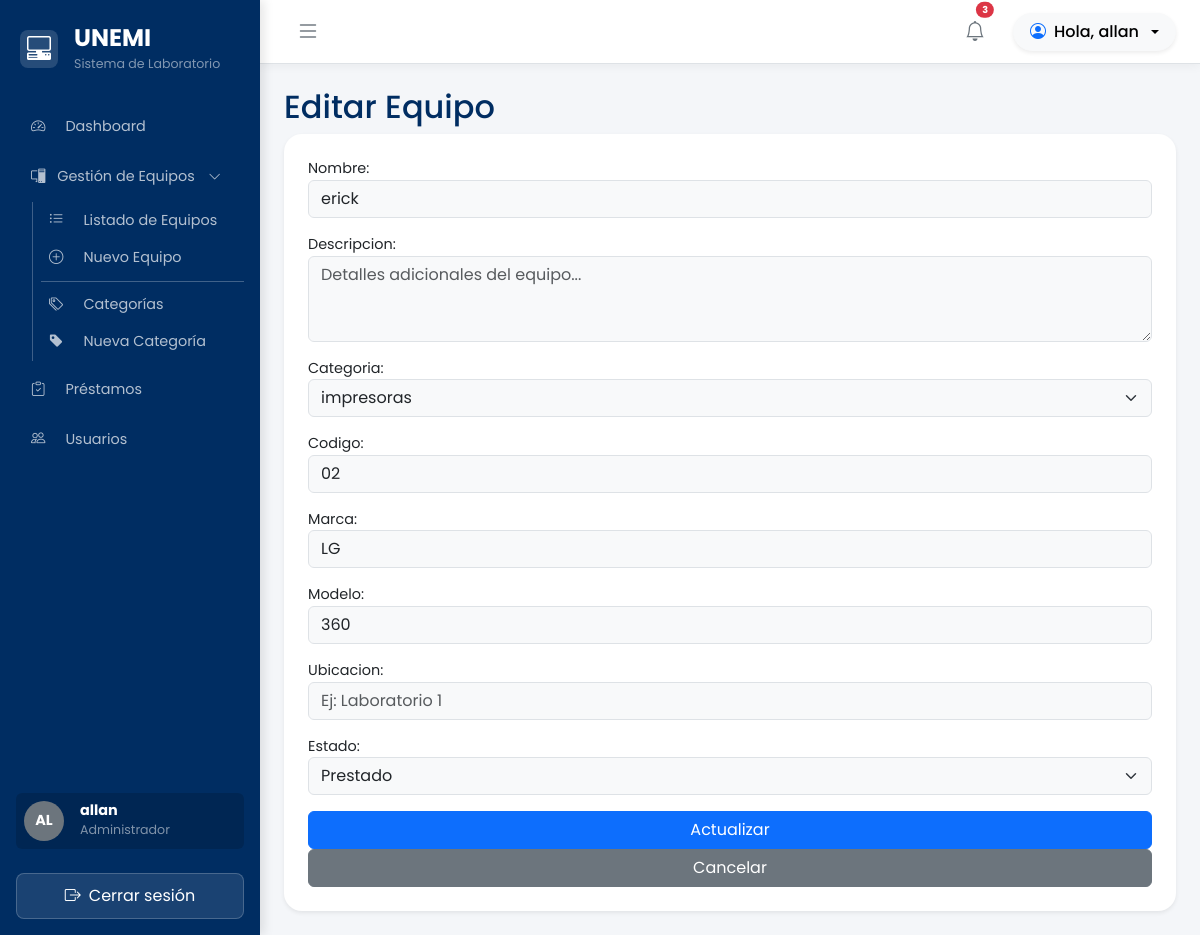
/equipos/3/editar/ (signed in), run on the app's committed database.
### inventario/models.py (models this page shows, shortened)
class Equipo(models.Model):
    ESTADOS = [
        ('Disponible', 'Disponible'),
        ('Prestado', 'Prestado'),
        ('Mantenimiento', 'Mantenimiento'),
    ]
    nombre = models.CharField(max_length=150)
    descripcion = models.TextField(blank=True)
    categoria = models.ForeignKey(
        Categoria,
        on_delete=models.CASCADE,
        related_name="equipos"
    )
    codigo = models.CharField(max_length=50, unique=True)
    marca = models.CharField(max_length=100)
    modelo = models.CharField(max_length=100)
    ubicacion = models.CharField(max_length=100, blank=True, default="")
    estado = models.CharField(
        max_length=20,
        choices=ESTADOS,
        default='Disponible'
    )
    fecha_registro = models.DateTimeField(auto_now_add=True)

class Categoria(models.Model):
    nombre = models.CharField(max_length=100, unique=True)
    descripcion = models.TextField(blank=True)
    def __str__(self):
        return self.nombre

### inventario/views.py (the view)
# urls.py: path("equipos/<int:pk>/editar/", views.editar_equipo, name="editar_equipo"),
@login_required
def editar_equipo(request, pk):
    equipo = get_object_or_404(Equipo, pk=pk)
    if request.method == "POST":
        form = EquipoForm(
            request.POST,
            instance=equipo
        )
        if form.is_valid():
            form.save()
            return redirect("lista_equipos")
    else:
        form = EquipoForm(instance=equipo)
    return render(
        request,
        "inventario/editar_equipo.html",
        {"form": form},
    )

### inventario/forms.py
class EquipoForm(forms.ModelForm):
    class Meta:
        model = Equipo
        fields = '__all__'
        widgets = {
            'nombre': forms.TextInput(attrs={'class': 'form-control bg-light', 'placeholder': 'Ej: PC de Escritorio'}),
            'categoria': forms.Select(attrs={'class': 'form-select bg-light'}),
            'codigo': forms.TextInput(attrs={'class': 'form-control bg-light', 'placeholder': 'Ej: LAB-001'}),
            'marca': forms.TextInput(attrs={'class': 'form-control bg-light', 'placeholder': 'Ej: Dell'}),
            'modelo': forms.TextInput(attrs={'class': 'form-control bg-light', 'placeholder': 'Ej: Optiplex 3080'}),
            'ubicacion': forms.TextInput(attrs={'class': 'form-control bg-light', 'placeholder': 'Ej: Laboratorio 1'}),
            'estado': forms.Select(attrs={'class': 'form-select bg-light'}),
            'descripcion': forms.Textarea(attrs={'class': 'form-control bg-light', 'rows': 3, 'placeholder': 'Detalles adicionales del equipo...'}),
        }

### templates/inventario/editar_equipo.html (shortened to what this page needs)
{% extends 'base.html' %}
{% block content %}
<h2>Editar Equipo</h2>
<form method="post" class="card p-4 shadow-sm">
    {{ form.as_p }}
    <button type="submit" class="btn btn-primary">
        Actualizar
    </button>
    <a href="{% url 'lista_equipos' %}" class="btn btn-secondary">
        Cancelar
    </a>
</form>
{% endblock %}

### templates/base.html (shortened to what this page needs)
{% load static %}
<!DOCTYPE html>
<html lang="es">
<head>
    <link href="https://cdn.jsdelivr.net/npm/bootstrap@5.3.3/dist/css/bootstrap.min.css" rel="stylesheet">
    <link rel="stylesheet" href="https://cdn.jsdelivr.net/npm/bootstrap-icons@1.11.3/font/bootstrap-icons.min.css">
    <link rel="stylesheet" href="{% static 'css/estilos.css' %}">
</head>
<body>
    <div class="d-flex vh-100 overflow-hidden">
        <aside class="sidebar d-flex flex-column justify-content-between p-3">
            <div>
                <div class="logo d-flex align-items-center gap-3 py-2 px-1 mb-4">
                    <div class="logo-icon-bg">
                        <i class="bi bi-pc-display-horizontal fs-4 text-white"></i>
                    </div>
                    <div>
                        <h4 class="text-white fw-bold m-0">UNEMI</h4>
                        <small class="text-white-50">
                            Sistema de Laboratorio
                        </small>
                    </div>
                </div>
                <ul class="nav flex-column gap-2">
                    <li class="nav-item">
                        <a href="{% url 'dashboard' %}"
                            class="nav-link {% if request.resolver_match.url_name == 'dashboard' %}active{% endif %}">
                            <i class="bi bi-speedometer2"></i>
                            Dashboard
                        </a>
                    </li>
                    {% for grupo in request.user.groups.all %}
                        {% if grupo.name == "Administrador" %}
                            <li class="nav-item">
                                <a class="nav-link d-flex align-items-center justify-content-between"
                                   data-bs-toggle="collapse"
                                   href="#submenuEquipos"
                                   role="button"
                                   aria-expanded="false"
                                   aria-controls="submenuEquipos">
                                    <div>
                                        <i class="bi bi-pc-display"></i> Gestión de Equipos
                                    </div>
                                    <i class="bi bi-chevron-down" style="font-size: 0.8rem;"></i>
                                </a>
                                <div class="collapse {% if request.resolver_match.url_name in 'lista_equipos,crear_equipo,editar_equipo,lista_categorias,crear_categoria' %}show{% endif %} mt-1" id="submenuEquipos">
                                    <ul class="nav flex-column ms-3 border-start border-light border-opacity-25 ps-2">
                                        <li class="nav-item">
                                            <a class="nav-link py-2 px-2 {% if request.resolver_match.url_name == 'lista_equipos' %}active{% endif %}" href="{% url 'lista_equipos' %}" style="font-size: 0.9rem;">
                                                <i class="bi bi-list-ul"></i> Listado de Equipos
                                            </a>
                                        </li>
                                        <li class="nav-item">
                                            <a class="nav-link py-2 px-2 {% if request.resolver_match.url_name == 'crear_equipo' %}active{% endif %}" href="{% url 'crear_equipo' %}" style="font-size: 0.9rem;">
                                                <i class="bi bi-plus-circle"></i> Nuevo Equipo
                                            </a>
                                        </li>
                                        <hr class="text-white my-1 opacity-25">
                                        <li class="nav-item">
                                            <a class="nav-link py-2 px-2 {% if request.resolver_match.url_name == 'lista_categorias' %}active{% endif %}" href="{% url 'lista_categorias' %}" style="font-size: 0.9rem;">
                                                <i class="bi bi-tags"></i> Categorías
                                            </a>
                                        </li>
                                        <li class="nav-item">
                                            <a class="nav-link py-2 px-2 {% if request.resolver_match.url_name == 'crear_categoria' %}active{% endif %}" href="{% url 'crear_categoria' %}" style="font-size: 0.9rem;">
                                                <i class="bi bi-tag-fill"></i> Nueva Categoría
                                            </a>
                                        </li>
                                    </ul>
                                </div>
                            </li>
                            <li class="nav-item">
                                <a href="{% url 'lista_prestamos' %}"
                                    class="nav-link {% if request.resolver_match.url_name == 'lista_prestamos' %}active{% endif %}">
                                    <i class="bi bi-clipboard-check"></i>
                                    Préstamos
                                </a>
                            </li>
                            <li class="nav-item">
                                <a href="{% url 'lista_usuarios' %}"
                                    class="nav-link {% if request.resolver_match.url_name == 'lista_usuarios' %}active{% endif %}">
                                    <i class="bi bi-people"></i>
                                    Usuarios
                                </a>
                            </li>
                        {% endif %}
                    {% empty %}
                        <li class="nav-item px-3 py-2 text-warning small" style="background-color: rgba(255,255,255,0.1); border-radius: 8px;">
                            <i class="bi bi-exclamation-triangle"></i> Cuenta sin rol asignado
                        </li>
                    {% endfor %}
                </ul>
            </div>
            <div>
                <div class="d-flex align-items-center gap-3 mb-4 p-2 rounded" style="background-color: rgba(0,0,0,0.15);">
                    <div class="user-avatar-text bg-secondary text-white rounded-circle d-flex justify-content-center align-items-center" style="width: 40px; height: 40px; font-weight: bold;">
                        {% if request.user.username %}
                            {{ request.user.username|slice:":2"|upper }}
                        {% else %}
                            AD
                        {% endif %}
                    </div>
                    <div>
                        <strong class="text-white d-block" style="line-height: 1.2;">
                            {{ request.user.username }}
                        </strong>
                        <small class="text-white-50">
                            {{ request.user.groups.first.name|default:"Sin Rol" }}
                        </small>
                    </div>
                </div>
                <form method="post" action="{% url 'logout' %}">
                    <button type="submit" class="btn btn-logout-unemi w-100 d-flex justify-content-center align-items-center gap-2">
                        <i class="bi bi-box-arrow-right"></i>
                        Cerrar sesión
                    </button>
                </form>
            </div>
        </aside>
        <main class="content-wrapper flex-grow-1">
            <header class="topbar border-bottom px-4 py-3 d-flex justify-content-between align-items-center">
                <button class="btn border-0 text-secondary hover-bg-light">
                    <i class="bi bi-list fs-4"></i>
                </button>
                <div class="d-flex align-items-center gap-3">
                    <button class="btn border-0 position-relative text-secondary">
                        <i class="bi bi-bell fs-5"></i>
                        <span class="position-absolute top-2 start-75 translate-middle badge rounded-pill bg-danger" style="font-size: 0.6rem;">
                            3
                        </span>
                    </button>
                    <div class="dropdown">
                        <button class="btn btn-light dropdown-toggle d-flex align-items-center gap-2 shadow-sm rounded-pill px-3" data-bs-toggle="dropdown">
                            <i class="bi bi-person-circle text-primary"></i>
                            <span class="fw-medium">Hola, {{ request.user.username }}</span>
                        </button>
                    </div>
                </div>
            </header>
            <div class="container-fluid p-4">
                {% block content %}
                {% endblock %}
            </div>
        </main>
    </div>
</body>
</html>

### static/css/estilos.css (style rules this page uses)
body { font-family: 'Poppins', sans-serif; font-size: 0.9rem; background-color: #f8fafc; color: #1f2937; margin: 0; min-height: 100vh; }
.sidebar { width: 260px; background-color: #043927; min-height: 100vh; z-index: 100; }
.logo-icon-bg { width: 38px; height: 38px; background: rgba(255, 255, 255, .15); border-radius: 50%; display: flex; justify-content: center; align-items: center; }
.sidebar .nav-link { color: #cbd5e1; padding: .75rem 1rem; border-radius: 10px; display: flex; align-items: center; gap: 12px; transition: .2s; }
.user-avatar-text { width: 36px; height: 36px; border-radius: 50%; display: flex; justify-content: center; align-items: center; font-weight: 600; }
.btn-logout-unemi { border: none; background: transparent; color: #fca5a5; }
.content-wrapper { display: flex; flex-direction: column; flex: 1; min-height: 100vh; overflow-x: hidden; }
.topbar { height: 64px; flex-shrink: 0; }
main .container-fluid { flex: 1; padding: 1.5rem !important; }
.card { border: none; border-radius: 18px; box-shadow: 0 .125rem .5rem rgba(0, 0, 0, .08); }

### templates/base.html (style rules this page uses)
:root { --unemi-blue: #002D62; --unemi-gold: #F2A900; --bg-light: #F4F6F9; }
body { background-color: var(--bg-light); font-family: 'Poppins', sans-serif; }
.sidebar { background-color: var(--unemi-blue) !important; min-width: 260px; box-shadow: 4px 0 10px rgba(0, 0, 0, 0.1); }
.logo-icon-bg { background-color: rgba(255, 255, 255, 0.15); padding: 8px 12px; border-radius: 8px; }
.sidebar .nav-link { color: rgba(255, 255, 255, 0.7) !important; border-radius: 8px; padding: 10px 15px; transition: all 0.3s ease; }
.sidebar .nav-link i { margin-right: 8px; }
.btn-logout-unemi { background-color: rgba(255, 255, 255, 0.1); color: #ffffff; border: 1px solid rgba(255, 255, 255, 0.2); transition: all 0.3s ease; border-radius: 8px; padding: 10px; }
.content-wrapper { background-color: var(--bg-light); height: 100vh; overflow-y: auto; }
.topbar { box-shadow: 0 2px 10px rgba(0,0,0,0.05); background-color: #ffffff !important; }
h1, h2, h3, .text-unemi { color: var(--unemi-blue); }

### data on the page
Equipo: nombre "erick", categoria "impresoras", codigo "02", marca "LG", modelo "360", estado "Prestado"

### other printed values
{{ request.user.username|slice:":2"|upper }} "AL"
{{ request.user.username }} "allan"
{{ request.user.groups.first.name|default:"Sin Rol" }} "Administrador"
